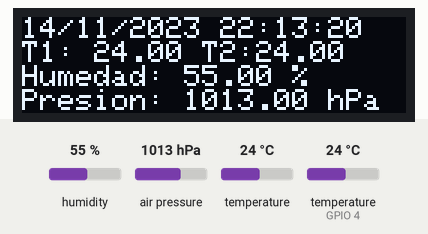
Simulated run of this sketch. Board: ESP32. On the bench: 128×32 one-colour display. The test bench sets the inputs (shaded band); at power-on: humidity 55 %, temperature (sensor on GPIO 4) 24 °C, air pressure 1013 hPa, temperature 24 °C. The local clock reads 2024-03-15 10:24:30 at power-on unless the sketch sets it; storage starts empty; what the sketch prints to the serial monitor is not drawn.

Above: at 1.4 s.
1.5 s: humidity set to 22 %
At 7.0 s:
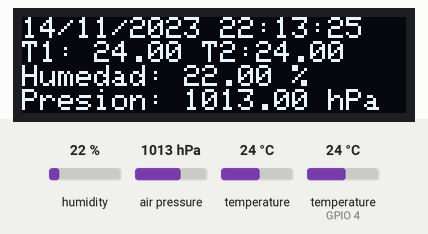
7.2 s: temperature (sensor on GPIO 4) set to 12 °C
At 11.9 s:
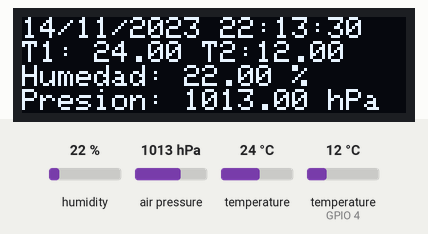
Timing chart, 0 to 13.4 s (numbered marks = the images above; inputs shaded):
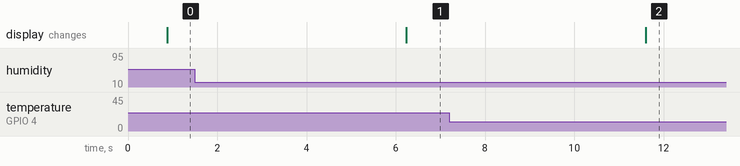

Measured:
- after the input at 1.5 s, the display: changes after 4.7 s (image 1)
- after the input at 7.2 s, the display: changes after 4.4 s (image 2)

The sketch:

DataLogger.ino
```cpp
#include "FS.h"
#include "SD.h"
#include <RTClib.h>
#include <Wire.h>
#include <SPI.h>
#include <Adafruit_BME280.h>
#include <Adafruit_GFX.h>
#include <Adafruit_SSD1306.h>
#include <OneWire.h>
#include <DallasTemperature.h>

#define SCREEN_WIDTH 128  // OLED display width, in pixels
#define SCREEN_HEIGHT 32  // OLED display height, in pixels


#define OLED_RESET -1
#define SCREEN_ADDRESS 0x3C
Adafruit_SSD1306 display(SCREEN_WIDTH, SCREEN_HEIGHT, &Wire, OLED_RESET);

#define NUMFLAKES 10

Adafruit_BME280 bme;  // Revisar SDA y SCL
Adafruit_Sensor *bme_temp = bme.getTemperatureSensor();
Adafruit_Sensor *bme_pressure = bme.getPressureSensor();
Adafruit_Sensor *bme_humidity = bme.getHumiditySensor();

RTC_DS3231 rtc;

const int oneWireBus = 4;  // GPIO
OneWire oneWire(oneWireBus);
DallasTemperature sensors(&oneWire);  //para temperatura

String dataMessage = "Vacio";
String identificador = "BME280";


void setup() {
  Serial.begin(9600);
  sensors.begin();
  if (!rtc.begin()) {
    Serial.println("RTC module is NOT found");
    Serial.flush();
    while (1)
      ;
  }

  rtc.adjust(DateTime(F(__DATE__), F(__TIME__)));

 // Serial.begin(9600);

  if (!bme.begin(0x76)) {
    while (1) delay(10);
  }

  bme_temp->printSensorDetails();
  bme_pressure->printSensorDetails();
  bme_humidity->printSensorDetails();

  initSDCard();

  File file = SD.open("/data_LC_interval.csv");
  if (!file) {
    Serial.println("Archivo no existe");
    Serial.println("Creating file...");
    // modificar el encabezado para incluir fecha y hora
    writeFile(SD, "/data_LC_interval.csv", "Identificador,Fecha,Hora,Temperatura ºC,Humedad %,Presion hPa,Temperatura  2 ºC \r\n");
  } else {
    Serial.println("Archivo ya existe");
  }
  file.close();
}

void loop() {
  DateTime now = rtc.now();
  String fecha = String(now.day()) + "/" + String(now.month()) + "/" + String(now.year());
  String hora = String(now.hour()) + ":" + String(now.minute()) + ":" + String(now.second());

  sensors.requestTemperatures();
  float temperatureC = sensors.getTempCByIndex(0);

  sensors_event_t temp_event, pressure_event, humidity_event;
  bme_temp->getEvent(&temp_event);
  bme_pressure->getEvent(&pressure_event);
  bme_humidity->getEvent(&humidity_event);
  String dataMessage = identificador + "," + fecha + "," + hora + "," + temp_event.temperature + "," + humidity_event.relative_humidity + "," + pressure_event.pressure + "," + String(temperatureC) + "\r\n";

  // incluir fecha, hora, temperatura, humedad y presion en el mensaje de datos
  if (now.second() % 5 == 0) {
    if (!display.begin(SSD1306_SWITCHCAPVCC, SCREEN_ADDRESS)) {
      Serial.println(F("SSD1306 allocation failed"));
      for (;;)
        ;  // Don't proceed, loop forever
    }
    display.clearDisplay();
    display.setTextSize(1);               // Normal 1:1 pixel scale
    display.setTextColor(SSD1306_WHITE);  // Draw white text
    display.setCursor(0, 0);              // Start at top-left corner
    display.println(fecha + " " + hora);
    display.println("T1: " + String(temp_event.temperature) + " T2:" + String(temperatureC));
    display.println("Humedad: " + String(humidity_event.relative_humidity) + " %");
    display.println("Presion: " + String(pressure_event.pressure) + " hPa");
    display.display();
  }
  if (now.second() == 0) {
    Serial.print("Guardando: ");
    Serial.println(dataMessage);
    appendFile(SD, "/data_LC_interval.csv", dataMessage.c_str());
  }

  delay(1000);
}


// Initialize SD card
void initSDCard() {
  if (!SD.begin()) {
    Serial.println("Card Mount Failed");
    return;
  }
  uint8_t cardType = SD.cardType();

  if (cardType == CARD_NONE) {
    Serial.println("No SD card attached");
    return;
  }
}
// Write to the SD card
void writeFile(fs::FS &fs, const char *path, const char *message) {
  Serial.printf("Writing file: %s\n", path);

  File file = fs.open(path, FILE_WRITE);
  if (!file) {
    Serial.println("Failed to open file for writing");
    return;
  }
  if (file.print(message)) {
    Serial.println("File written");
  } else {
    Serial.println("Write failed");
  }
  file.close();
}
// Append data to the SD card
void appendFile(fs::FS &fs, const char *path, const char *message) {
  Serial.printf("Appending to file: %s\n", path);

  File file = fs.open(path, FILE_APPEND);
  if (!file) {
    Serial.println("Failed to open file for appending");
    return;
  }
  if (file.print(message)) {
    Serial.println("Message appended");
  } else {
    Serial.println("Append failed");
  }
  file.close();
}
```
